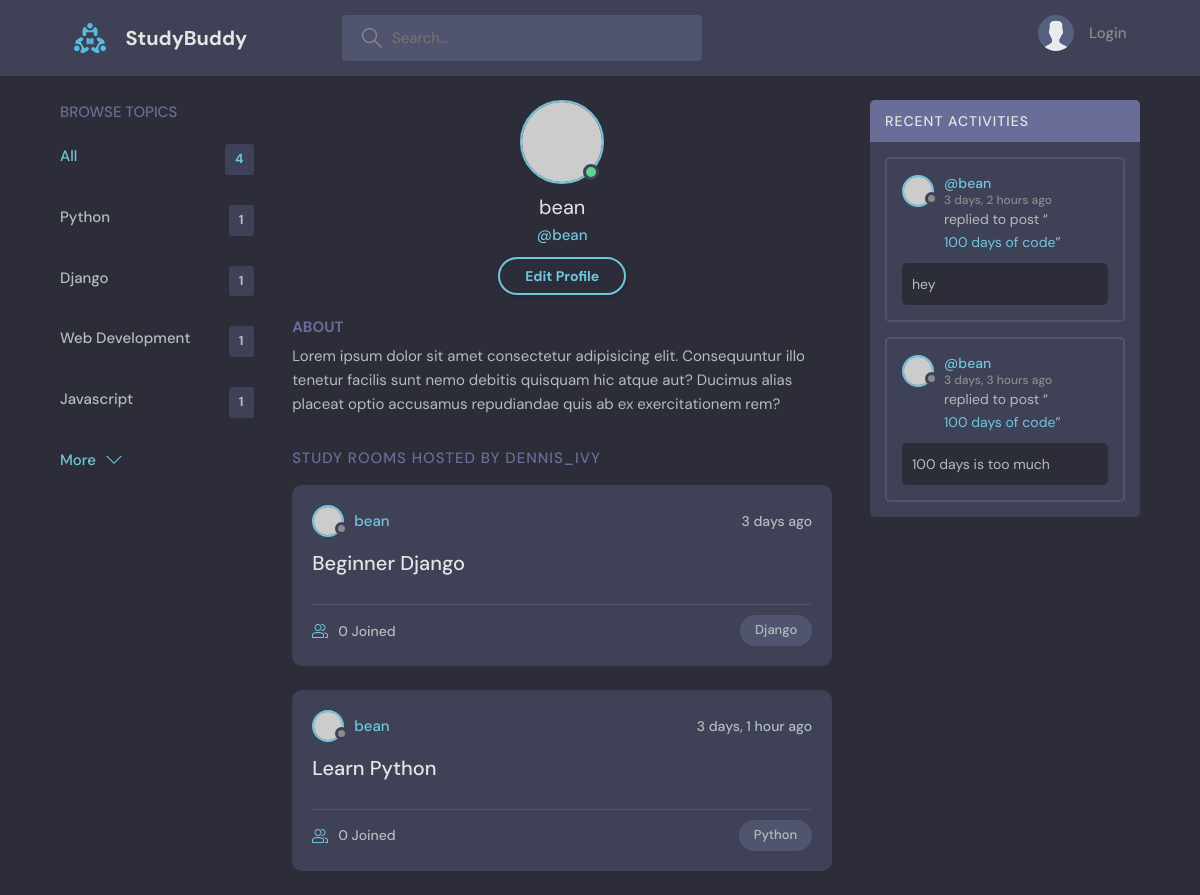
/profile/2, run on an earlier commit of the app's database.
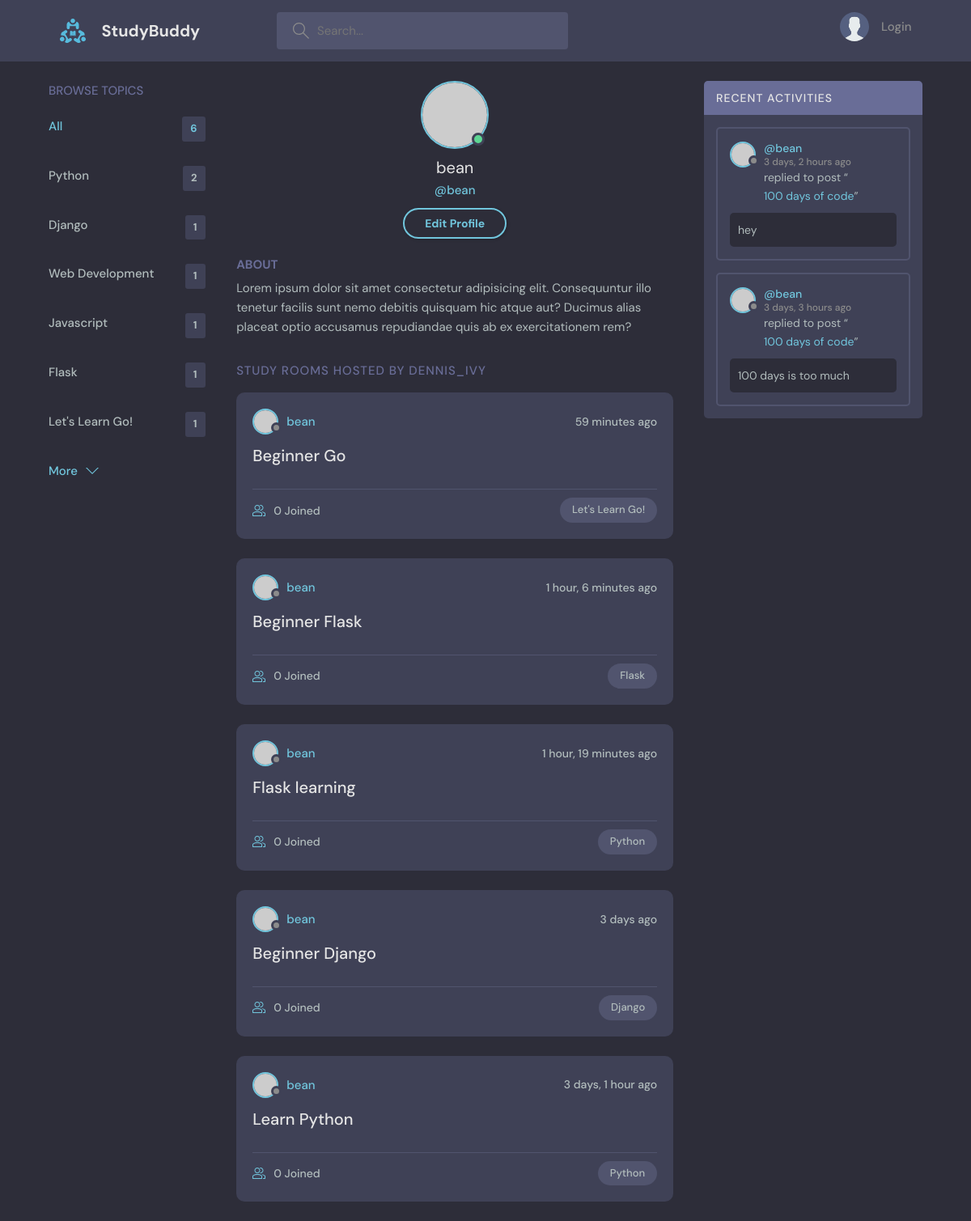
And on a later commit of the database.
### base/models.py (models this page shows, shortened)
class Topic(models.Model):
    name = models.CharField(max_length=200)

class Room(models.Model):
    host = models.ForeignKey(User, on_delete=models.SET_NULL, null=True)
    topic = models.ForeignKey(Topic, on_delete=models.SET_NULL, null=True)
    name = models.CharField(max_length=200)
    description = models.TextField(null=True, blank=True)
    participants = models.ManyToManyField(User, related_name='participants', blank=True)
    updated = models.DateTimeField(auto_now=True)
    created = models.DateTimeField(auto_now_add=True)
    class Meta:
        ordering= ['-updated', '-created']
    def __str__(self):
        return self.name

class Message(models.Model):
    user = models.ForeignKey(User, on_delete=models.CASCADE)
    room =  models.ForeignKey(Room, on_delete=models.CASCADE)
    body = models.TextField()
    updated = models.DateTimeField(auto_now=True)
    created = models.DateTimeField(auto_now_add=True)
    class Meta:
        ordering= ['-updated', '-created']

### base/views.py (the view)
# urls.py: path('profile/<str:pk>', views.userProfile, name='user-profile'),
def userProfile(request, pk):
    user = User.objects.get(id=pk)
    rooms = user.room_set.all()
    room_messages = user.message_set.all()
    topics = Topic.objects.all()
    context = {"user": user, "rooms": rooms, "room_messages": room_messages, "topics": topics}
    return render(request, 'base/profile.html', context)

### base/templates/base/profile.html
{% extends 'main.html' %}
{% block content %}
  <main class="profile-page layout layout--3">
    <div class="container">
      {% include 'base/topics_component.html' %}
      <div class="roomList">
        <div class="profile">
          <div class="profile__avatar">
            <div class="avatar avatar--large active">
              <img src="https://randomuser.me/api/portraits/men/11.jpg" />
            </div>
          </div>
          <div class="profile__info">
            <h3>{{user.username}}</h3>
            <p>@{{user.username}}</p>
            <a href="edit-user.html" class="btn btn--main btn--pill">Edit Profile</a>
          </div>
          <div class="profile__about">
            <h3>About</h3>
            <p>
              Lorem ipsum dolor sit amet consectetur adipisicing elit. Consequuntur illo tenetur
              facilis sunt nemo debitis quisquam hic atque aut? Ducimus alias placeat optio
              accusamus repudiandae quis ab ex exercitationem rem?
            </p>
          </div>
        </div>
        <div class="roomList__header">
          <div>
            <h2>Study Rooms Hosted by dennis_ivy</a>
            </h2>
          </div>
        </div>
        {% include 'base/feed_component.html' %}
      </div>
      {% include 'base/activity_component.html' %}
    </div>
  </main>
  {% endblock content %}

### templates/main.html (shortened to what this page needs)
<!DOCTYPE html>
{% load static %}
<html lang="en">
  <head>
    <link rel="stylesheet" href="{% static 'styles/style.css' %}"/>
  </head>
  <body>
    {% include 'navbar.html' %}
    {% block content %}
    {% endblock %}
  </body>
</html>

### templates/navbar.html (shortened to what this page needs)
{% load static %}
<header class="header header--loggedIn">
    <div class="container">
      <a href="{% url 'home' %}" class="header__logo">
        <img src="{% static 'images/logo.svg' %}" />
        <h1>StudyBuddy</h1>
      </a>
      <form class="header__search" method="GET" action="{% url 'home' %}">
        <label>
          <input name="q" placeholder="Search..." />
        </label>
      </form>
      <nav class="header__menu">
        {% if request.user.is_authenticated %}
        <div class="header__user">
          <a href="profile.html">
            <div class="avatar avatar--medium active">
              <img src="https://randomuser.me/api/portraits/men/37.jpg" />
            </div>
            <p>{{request.user.username}}<span>@{{request.user.username}}</span></p>
          </a>
          <button class="dropdown-button">
            <svg version="1.1" xmlns="http://www.w3.org/2000/svg" width="32" height="32" viewBox="0 0 32 32">
              <title>chevron-down</title>
              <path d="M16 21l-13-13h-3l16 16 16-16h-3l-13 13z"></path>
            </svg>
          </button>
        </div>
        {% else %}
        <a href="{% url 'login' %}">
          <img src="{% static 'images/avatar.svg' %}" />
          <p>Login</p>
        </a>
        {% endif %}
      </nav>
    </div>
  </header>

### base/templates/base/topics_component.html
<div class="topics">
  <div class="topics__header">
    <h2>Browse Topics</h2>
  </div>
  <ul class="topics__list">
    <li>
      <a href="{% url 'home' %}" class="active">All <span>{{topics.count}}</span></a>
    </li>
    {% for topic in topics %}
    <li>
      <a href="{% url 'home' %}?q={{topic.name}}">{{topic.name}}<span>{{topic.room_set.all.count}}</span></a>
    </li>
   {% endfor %}
  </ul>
  <a class="btn btn--link" href="topics.html">
    More
    <svg version="1.1" xmlns="http://www.w3.org/2000/svg" width="32" height="32" viewBox="0 0 32 32">
      <title>chevron-down</title>
      <path d="M16 21l-13-13h-3l16 16 16-16h-3l-13 13z"></path>
    </svg>
  </a>
</div>

### base/templates/base/feed_component.html (shortened to what this page needs)
{% for room in rooms %}
<div class="roomListRoom">
  <div class="roomListRoom__header">
    <a href="{% url 'user-profile' room.host.id %}" class="roomListRoom__author">
      <div class="avatar avatar--small">
        <img src="https://randomuser.me/api/portraits/women/11.jpg" />
      </div>
      <span>{{room.host.username}}</span>
    </a>
    <div class="roomListRoom__actions">
      <span>{{room.created|timesince}} ago</span>
    </div>
  </div>
  <div class="roomListRoom__content">
    <a href="{% url 'room' room.id %}">{{room.name}}</a>
  </div>
  <div class="roomListRoom__meta">
    <a href="{% url 'room' room.id %}" class="roomListRoom__joined">
      {{room.participants.all.count}} Joined
    </a>
    <p class="roomListRoom__topic">{{room.topic.name}}</p>
  </div>
</div>
{% endfor %}

### base/templates/base/activity_component.html (shortened to what this page needs)
<div class="activities">
  <div class="activities__header">
    <h2>Recent Activities</h2>
  </div>
  {% for message in room_messages %}
  <div class="activities__box">
    <div class="activities__boxHeader roomListRoom__header">
      <a href="{% url 'user-profile' message.user.id %}" class="roomListRoom__author">
        <div class="avatar avatar--small">
          <img src="https://randomuser.me/api/portraits/women/11.jpg" />
        </div>
        <p>
          @{{message.user}}
          <span>{{message.created|timesince}} ago</span>
        </p>
      </a>
    </div>
    <div class="activities__boxContent">
      <p>replied to post “<a href="{% url 'room' message.room.id %}">{{message.room}}</a>”</p>
      <div class="activities__boxRoomContent">
        {{message.body}}
      </div>
    </div>
  </div>
  {% endfor %}
</div>

What changed in the data, as far as the page shows it:
computed for Topic "Python": room_set.all.count "1" → "2"
added Topic: name "Flask", room_set.all.count "1"
added Topic: name "Let's Learn Go!", room_set.all.count "1"
added Room: host.username "bean", created "59 minutes", name "Beginner Go", participants.all.count "0", topic.name "Let's Learn Go!"
added Room: host.username "bean", created "1 hour, 6 minutes", name "Beginner Flask", participants.all.count "0", topic.name "Flask"
added Room: host.username "bean", created "1 hour, 19 minutes", name "Flask learning", participants.all.count "0", topic.name "Python"
Also different on the page:
{{ topics.count }}: "4" → "6"
